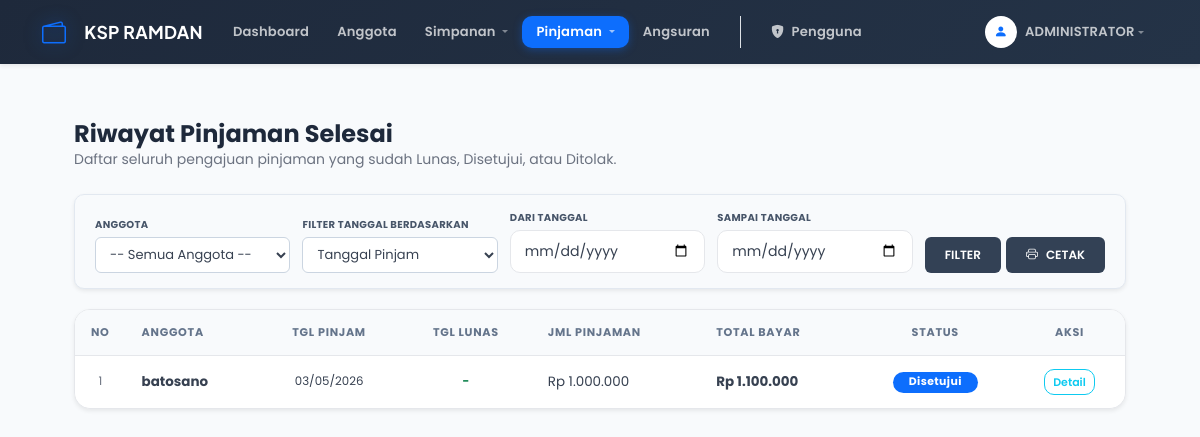
Page /riwayat_pinjaman.php (signed in) on the committed database.
### tables this page shows
CREATE TABLE `tb_pinjaman_ramdan` (
  `id_pinjaman` int(11) NOT NULL,
  `id_anggota` int(11) NOT NULL,
  `jumlah_pinjaman` decimal(15,2) NOT NULL,
  `bunga` decimal(5,2) NOT NULL,
  `lama_pinjaman` int(11) NOT NULL,
  `total_pinjaman` decimal(15,2) NOT NULL,
  `sisa_pinjaman` int(11) DEFAULT NULL,
  `status_pinjaman` enum('Diajukan','Disetujui','Lunas') DEFAULT 'Diajukan',
  `tanggal_pinjaman` date NOT NULL
);

CREATE TABLE `tb_anggota_ramdan` (
  `id_anggota` int(11) NOT NULL,
  `nama` varchar(100) NOT NULL,
  `alamat` text DEFAULT NULL,
  `no_hp` varchar(20) DEFAULT NULL,
  `tanggal_daftar` date NOT NULL
);

### functions.php (called while the page is built, shortened)
<?php
function rupiah($angka) {
    return "Rp " . number_format($angka, 0, ',', '.');
}
?>

### riwayat_pinjaman.php (the view, shortened to what this page needs)
<?php
include 'koneksi.php';
include 'header.php';
$role_user = isset($_SESSION['role']) ? $_SESSION['role'] : '';
$id_anggota_filter = isset($_GET['id_anggota']) ? mysqli_real_escape_string($koneksi, $_GET['id_anggota']) : '';
$tgl_awal = isset($_GET['tgl_awal']) ? mysqli_real_escape_string($koneksi, $_GET['tgl_awal']) : '';
$tgl_akhir = isset($_GET['tgl_akhir']) ? mysqli_real_escape_string($koneksi, $_GET['tgl_akhir']) : '';
$filter_tipe = isset($_GET['filter_tipe']) ? mysqli_real_escape_string($koneksi, $_GET['filter_tipe']) : 'pinjam';
$params_cetak = http_build_query([
    'id_anggota' => $id_anggota_filter,
    'tgl_awal' => $tgl_awal,
    'tgl_akhir' => $tgl_akhir,
    'filter_tipe' => $filter_tipe
]);
?>
<div class="content">
    <div class="d-flex justify-content-between align-items-center mb-4">
        <div>
            <h4 class="fw-bold text-dark mb-0">Riwayat Pinjaman Selesai</h4>
            <p class="text-muted small mb-0">Daftar seluruh pengajuan pinjaman yang sudah Lunas, Disetujui, atau Ditolak.</p>
        </div>
    </div>
    <div class="f-section shadow-sm">
        <form method="GET" action="riwayat_pinjaman.php">
            <div class="f-container">
                <?php if ($role_user != 'Anggota'): ?>
                <div class="f-item">
                    <span class="f-label">Anggota</span>
                    <select name="id_anggota" class="f-control">
                        <option value="">-- Semua Anggota --</option>
                    </select>
                </div>
                <?php endif; ?>
                <div class="f-item" style="min-width: 180px;">
                    <span class="f-label">Filter Tanggal Berdasarkan</span>
                    <select name="filter_tipe" class="f-control">
                        <option value="pinjam" <?php echo ($filter_tipe == 'pinjam') ? 'selected' : ''; ?>>Tanggal Pinjam</option>
                    </select>
                </div>
                <div class="f-item">
                    <span class="f-label">Dari Tanggal</span>
                    <input type="date" name="tgl_awal" class="f-control" value="<?php echo $tgl_awal; ?>">
                </div>
                <div class="f-item">
                    <span class="f-label">Sampai Tanggal</span>
                    <input type="date" name="tgl_akhir" class="f-control" value="<?php echo $tgl_akhir; ?>">
                </div>
                <div class="btn-action-group">
                    <button type="submit" class="btn-f-cari">FILTER</button>
                    <a href="cetak_riwayat_pinjaman.php?<?php echo $params_cetak; ?>"
                       class="btn-f-print" target="_blank" title="Cetak Laporan">
                        <i class="bi bi-printer me-2"></i> CETAK
                    </a>
                </div>
            </div>
        </form>
    </div>
    <div class="card shadow-sm border-0 rounded-3 overflow-hidden">
        <div class="card-body p-0">
            <div class="table-responsive">
                <table class="table table-hover align-middle mb-0">
                    <thead class="bg-light">
                        <tr>
                            <th class="text-center py-3 text-muted small fw-bold" width="50">NO</th>
                            <th class="py-3 small fw-bold">ANGGOTA</th>
                            <th class="py-3 small fw-bold text-center">TGL PINJAM</th>
                            <th class="py-3 small fw-bold text-center">TGL LUNAS</th>
                            <th class="py-3 small fw-bold">JML PINJAMAN</th>
                            <th class="py-3 small fw-bold">TOTAL BAYAR</th>
                            <th class="py-3 small fw-bold text-center">STATUS</th>
                            <th class="text-center py-3 small fw-bold">AKSI</th>
                        </tr>
                    </thead>
                    <tbody>
                        <?php
                        $no = 1;
                        $sql = "SELECT p.*, a.nama,
                                (SELECT MAX(tanggal_bayar) FROM tb_angsuran_ramdan WHERE id_pinjaman = p.id_pinjaman) as tanggal_lunas
                                FROM tb_pinjaman_ramdan p
                                JOIN tb_anggota_ramdan a ON p.id_anggota = a.id_anggota
                                WHERE p.status_pinjaman != 'Diajukan'";
                        $sql .= " ORDER BY p.tanggal_pinjaman DESC";
                        $query = mysqli_query($koneksi, $sql);
                        while ($data = mysqli_fetch_assoc($query)) {
                            $status = $data['status_pinjaman'];
                            $badge = 'bg-primary';
                            $tgl_lunas_tampil = ($status == 'Lunas' && $data['tanggal_lunas']) ? date('d/m/Y', strtotime($data['tanggal_lunas'])) : '-';
                        ?>
                        <tr>
                            <td class="text-center text-muted small"><?php echo $no++; ?></td>
                            <td class="fw-bold"><?php echo htmlspecialchars($data['nama']); ?></td>
                            <td class="text-center small"><?php echo date('d/m/Y', strtotime($data['tanggal_pinjaman'])); ?></td>
                            <td class="text-center small fw-bold text-success"><?php echo $tgl_lunas_tampil; ?></td>
                            <td><?php echo rupiah($data['jumlah_pinjaman']); ?></td>
                            <td class="fw-bold"><?php echo rupiah($data['total_pinjaman']); ?></td>
                            <td class="text-center">
                                <span class="badge <?php echo $badge; ?> rounded-pill px-3"><?php echo $status; ?></span>
                            </td>
                            <td class="text-center">
                                <?php if($status != 'Ditolak'): ?>
                                    <a href="riwayat_angsuran.php?id=<?php echo $data['id_pinjaman']; ?>" class="btn btn-outline-info btn-sm py-1 px-2" style="font-size: 11px;">Detail</a>
                                <?php else: ?>
                                    <span class="text-muted small">-</span>
                                <?php endif; ?>
                            </td>
                        </tr>
                        <?php } ?>
                    </tbody>
                </table>
            </div>
        </div>
    </div>
</div>
<?php include 'footer.php'; ?>

### header.php (style rules this page uses)
body { font-family: 'Poppins', sans-serif; background-color: #f8fafc; }

### riwayat_pinjaman.php (style rules this page uses)
.f-section { background: #f8fafc; border: 1px solid #e2e8f0; border-radius: 10px; padding: 15px 20px; margin-bottom: 20px; }
.f-container { display: flex !important; flex-wrap: wrap; gap: 12px; align-items: flex-end !important; }
.f-item { flex: 1; min-width: 150px; margin-bottom: 0 !important; }
.f-control { display: block !important; width: 100% !important; height: 36px !important; margin: 0 !important; padding: 5px 10px !important; border: 1px solid #cbd5e1 !important; border-radius: 6px !important; font-size: 13px !important; background-color: #ffffff !important; }
.f-label { font-size: 10px !important; font-weight: 700 !important; color: #475569 !important; text-transform: uppercase; margin-bottom: 5px !important; display: block !important; letter-spacing: 0.3px; }
.btn-action-group { display: flex; gap: 5px; margin-bottom: 0 !important; }
.btn-f-cari, .btn-f-print { height: 36px !important; padding: 0 20px !important; background: #334155 !important; color: white !important; border: none !important; border-radius: 6px !important; font-weight: 600 !important; font-size: 12px !important; cursor: pointer; display: flex; align-items: center; justify-content: center; text-decoration: none !important; }

### rows in the picture
tb_pinjaman_ramdan: id_anggota.nama "batosano", tanggal_pinjaman "03/05/2026", status_pinjaman "-", jumlah_pinjaman "Rp 1.000.000", total_pinjaman "Rp 1.100.000", status_pinjaman "Disetujui"

### other values in the picture
$nama_user "ADMINISTRATOR"
